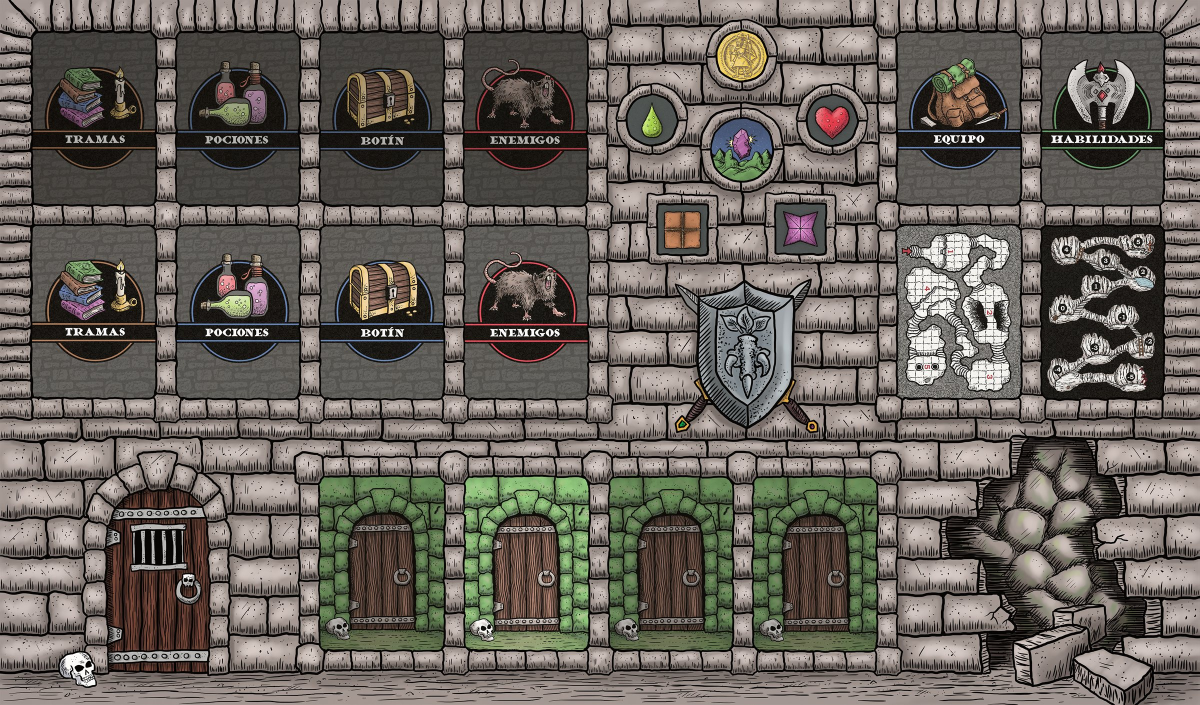
#> input picture iron_helm_game/assets/mats/iron_helm_mat_web.jpg, 2399 x 1410 px (shown at 1/2 size)
$ python analyze_mats.py
#> lines starting #> are read from the running program, lines starting #| are printed output that depends on the picture
#!/usr/bin/env python3
"""Genera una superposición de depuración con los huecos (slots) del tapete y recorta las fichas
desde el arte original de los tapetes.  Uso: python3 tools/analyze_mats.py [debug_out_dir]"""
import json, sys, os
from PIL import Image, ImageDraw

ROOT = os.path.join(os.path.dirname(__file__), '..', 'iron_helm_game', 'assets')
MAT_D = Image.open(os.path.join(ROOT, 'mats', 'iron_helm_mat_web.jpg')).convert('RGB')   # 2399x1410
#> MAT_D is the input picture: PIL image 2399x1410 RGB; mean R, G, B 105.7, 99.9, 93.3
MAT_C = Image.open(os.path.join(ROOT, 'mats', 'personaje_mat_web.jpg')).convert('RGB')   # 1199x1900
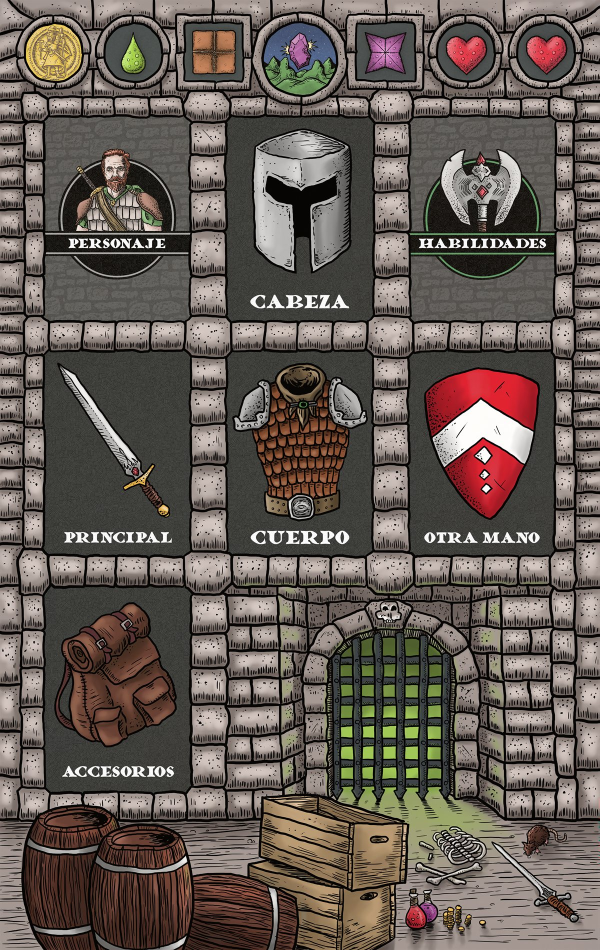
#> input picture iron_helm_game/assets/mats/personaje_mat_web.jpg, 1199 x 1900 px (shown at 1/2 size)
#> MAT_C is the input picture: PIL image 1199x1900 RGB; mean R, G, B 101.6, 91.9, 85.2
K = 1.2  # coordenadas "mostradas" (2000x1175) -> originales (2399x1410)

# --- Huecos del tapete de mazmorra, en coordenadas mostradas (2000x1175) ---
# (x0, y0, x1, y1)
DUN = {
  'plots':      (55, 55, 260, 340),  'potions':   (295, 55, 500, 340),
  'loot':       (535, 55, 740, 340), 'enemies':   (775, 55, 980, 340),
  'plotsUsed':  (55, 375, 260, 660), 'potionsUsed': (295, 375, 500, 660),
  'lootUsed':   (535, 375, 740, 660), 'graveyard': (775, 375, 980, 660),
  'trappings':  (1495, 55, 1700, 340), 'skills':   (1735, 55, 1940, 340),
  'map':        (1495, 375, 1700, 660), 'morality': (1735, 375, 1940, 660),
  'dungeon':    (150, 760, 390, 1115),
  'door1':      (530, 810, 740, 1090), 'door2': (775, 810, 980, 1090),
  'door3':      (1015, 810, 1220, 1090), 'door4': (1255, 810, 1460, 1090),
  'rubble':     (1580, 735, 1900, 1100),
}
# Pocillos de fichas (centro y radio), coordenadas mostradas
WELLS = {
  'gold': (1228, 95, 42), 'poison': (1085, 190, 42), 'health': (1385, 190, 42),
  'blessing': (1230, 240, 58), 'ration': (1130, 365, 38), 'energy': (1330, 365, 38),
}
# --- Tapete de personaje: coordenadas originales (1199x1900) ---
CHAR = {
  'hero':   (92, 165, 385, 640),  'head':  (452, 165, 750, 640), 'skills': (815, 165, 1110, 640),
  'main':   (92, 710, 385, 1115), 'body':  (452, 710, 750, 1115), 'off':    (815, 710, 1110, 1115),
  'acc':    (92, 1185, 385, 1590),
}
CWELLS = {  # fila superior
  'gold': (85, 85, 62), 'poison': (250, 85, 62), 'ration': (405, 85, 52),
  'blessing': (540, 85, 62), 'energy': (762, 85, 52), 'health1': (925, 85, 62), 'health2': (1085, 85, 62),
}

def debug(out):
#> called with out = '.'
    d = MAT_D.copy(); dr = ImageDraw.Draw(d)
    for k, (a, b, c, e) in DUN.items():
        dr.rectangle([a*K, b*K, c*K, e*K], outline=(255, 0, 0), width=4); dr.text((a*K+6, b*K+6), k, fill=(255, 255, 0))
    for k, (x, y, r) in WELLS.items():
        dr.ellipse([(x-r)*K, (y-r)*K, (x+r)*K, (y+r)*K], outline=(0, 255, 255), width=4); dr.text((x*K-10, y*K), k, fill=(0, 255, 255))
    d.resize((2000, 1175)).save(os.path.join(out, 'dbg_dungeon.jpg'), quality=85)
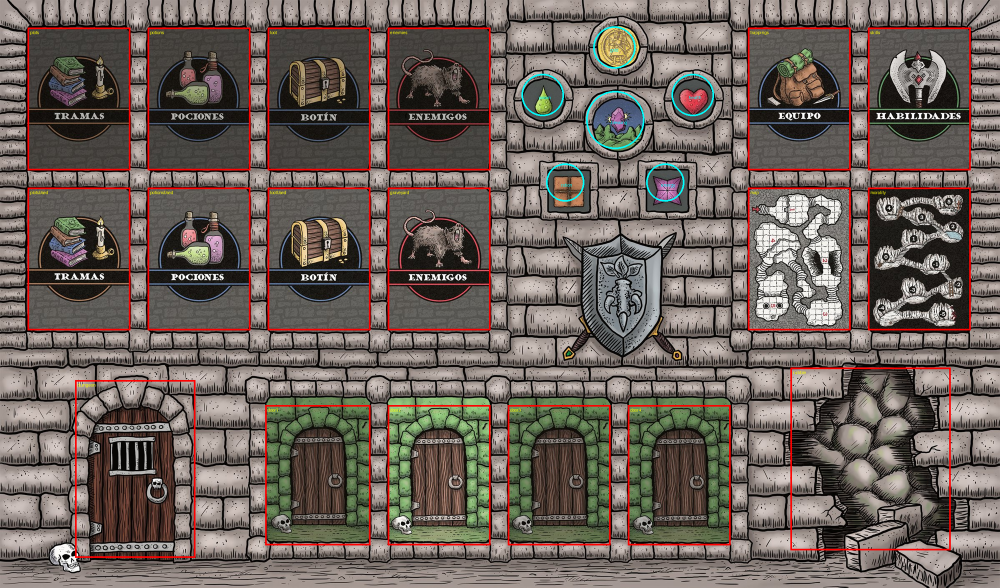
#> saved as dbg_dungeon.jpg: PIL image 2000x1175 RGB (shown at 1/2 size); mean R, G, B 110.1, 98.5, 92.1
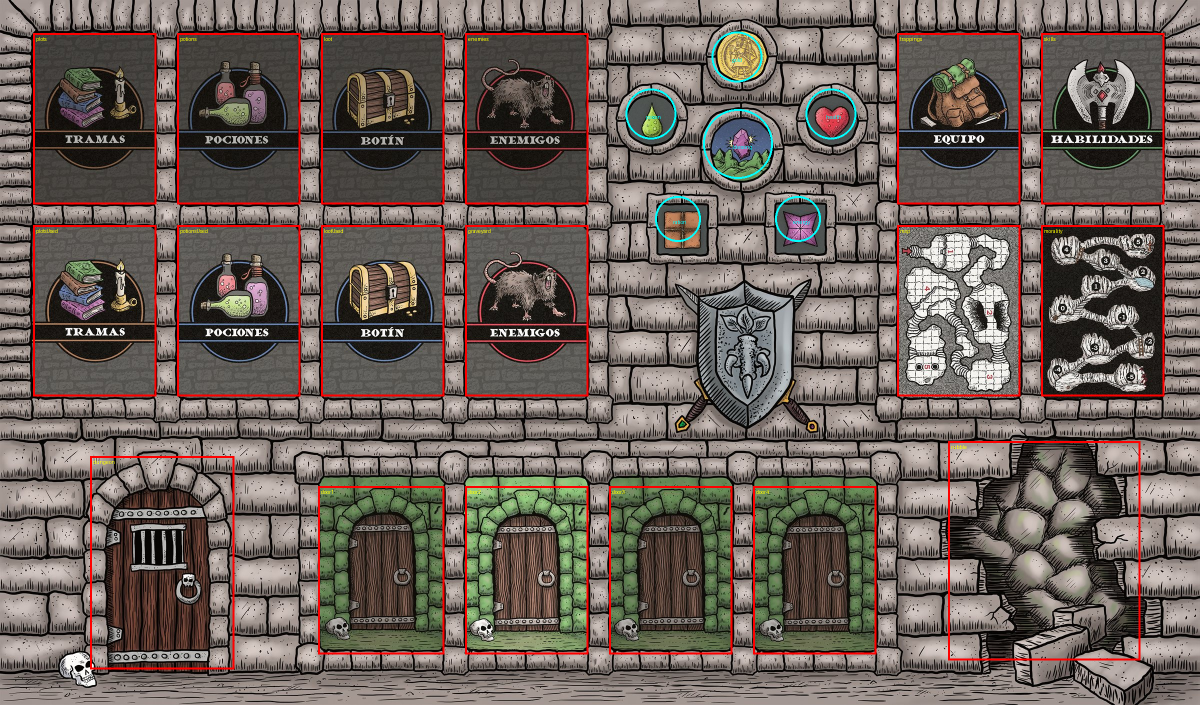
#> d: PIL image 2399x1410 RGB (shown at 1/2 size); mean R, G, B 110.1, 98.4, 92
    c = MAT_C.copy(); dr = ImageDraw.Draw(c)
    for k, (a, b, cc, e) in CHAR.items():
        dr.rectangle([a, b, cc, e], outline=(255, 0, 0), width=4); dr.text((a+6, b+6), k, fill=(255, 255, 0))
    for k, (x, y, r) in CWELLS.items():
        dr.ellipse([x-r, y-r, x+r, y+r], outline=(0, 255, 255), width=4)
    c.resize((600, 950)).save(os.path.join(out, 'dbg_char.jpg'), quality=85)
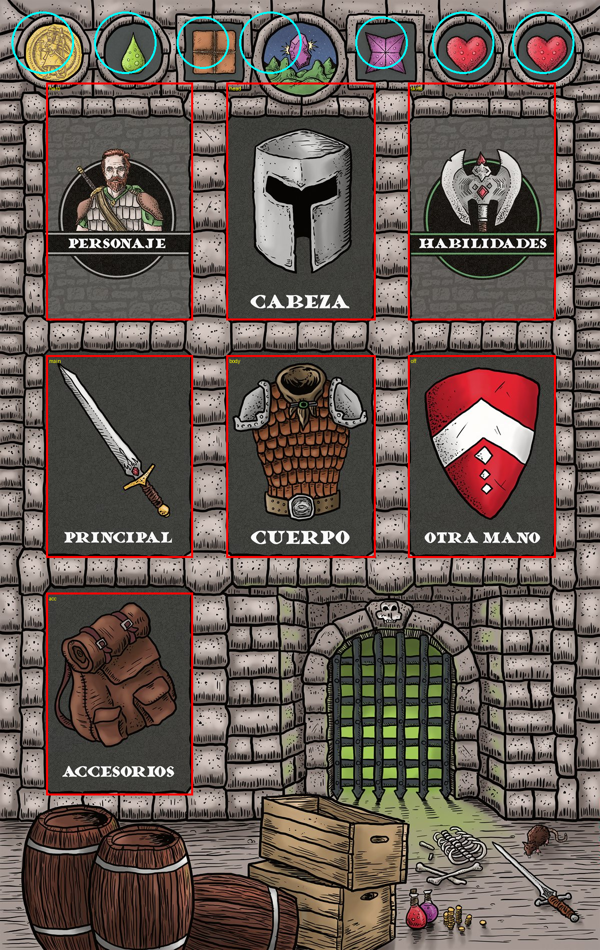
#> saved as dbg_char.jpg: PIL image 600x950 RGB; mean R, G, B 104.5, 91.5, 84.9

if __name__ == '__main__':
    out = sys.argv[1] if len(sys.argv) > 1 else '.'
    debug(out)
    print('ok')
